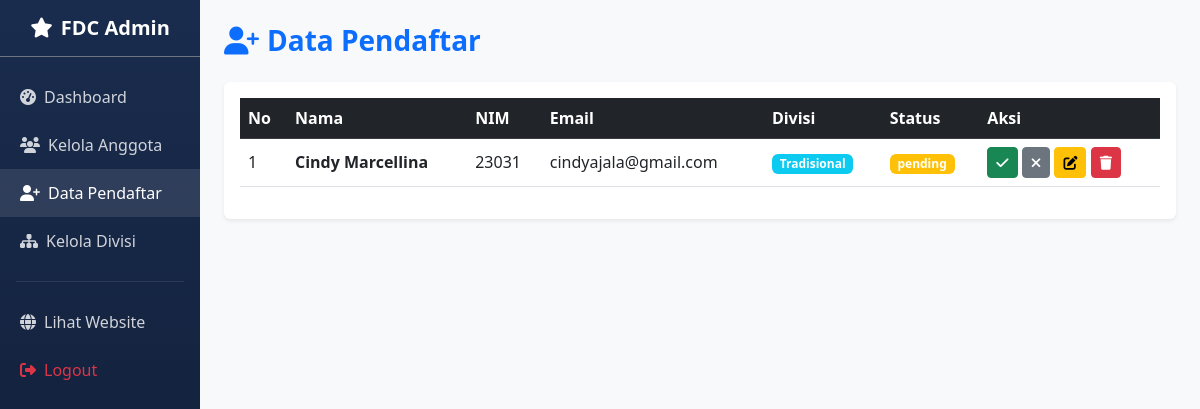
Screenshot of /admin/pendaftar.php (signed in) with the database file from the repository.
### tables this page shows
CREATE TABLE `tabel_pendaftar` (
  `id` int(11) NOT NULL AUTO_INCREMENT,
  `nama_lengkap` varchar(100) NOT NULL,
  `nim` varchar(20) NOT NULL,
  `email` varchar(100) NOT NULL,
  `jurusan` varchar(50) NOT NULL,
  `divisi_id` int(11) NOT NULL,
  `alasan_bergabung` text NOT NULL,
  `status` enum('pending','diterima','ditolak') DEFAULT 'pending',
  `tanggal_daftar` timestamp DEFAULT current_timestamp(),
  PRIMARY KEY (`id`),
  CONSTRAINT `fk_pendaftar_divisi` FOREIGN KEY (`divisi_id`) REFERENCES `tabel_divisi` (`id`) ON DELETE CASCADE
);

CREATE TABLE `tabel_divisi` (
  `id` int(11) NOT NULL AUTO_INCREMENT,
  `nama_divisi` varchar(100) NOT NULL,
  `deskripsi` text DEFAULT NULL,
  PRIMARY KEY (`id`)
);

### admin/pendaftar.php (the view, shortened to what this page needs)
<?php
include '../includes/db.php';
$pendaftar = $pdo->query("SELECT p.*, d.nama_divisi FROM tabel_pendaftar p
    LEFT JOIN tabel_divisi d ON p.divisi_id = d.id ORDER BY p.id DESC")->fetchAll();
?>
<!DOCTYPE html>
<html lang="id">
<head>
    <link href="https://cdn.jsdelivr.net/npm/bootstrap@5.3.0/dist/css/bootstrap.min.css" rel="stylesheet">
    <link rel="stylesheet" href="https://cdnjs.cloudflare.com/ajax/libs/font-awesome/6.4.0/css/all.min.css">
</head>
<body>
<div class="container-fluid">
    <div class="row">
        <?php include 'includes/sidebar.php'; ?>
        <main class="col-md-9 col-lg-10 px-4 py-4">
            <h1 class="h3 fw-bold text-primary mb-4"><i class="fa-solid fa-user-plus me-2"></i>Data Pendaftar</h1>
            <div class="card shadow-sm border-0">
                <div class="card-body">
                    <div class="table-responsive">
                        <table class="table table-hover align-middle">
                            <thead class="table-dark">
                                <tr><th>No</th><th>Nama</th><th>NIM</th><th>Email</th><th>Divisi</th><th>Status</th><th>Aksi</th></tr>
                            </thead>
                            <tbody>
                                <?php $no=1; foreach($pendaftar as $row): ?>
                                <tr>
                                    <td><?= $no++ ?></td>
                                    <td class="fw-bold"><?= htmlspecialchars($row['nama_lengkap']) ?></td>
                                    <td><?= $row['nim'] ?></td>
                                    <td><?= $row['email'] ?></td>
                                    <td><span class="badge bg-info"><?= $row['nama_divisi'] ?></span></td>
                                    <td>
                                        <?php
                                        $badge = ['pending'=>'warning','diterima'=>'success','ditolak'=>'danger'];
                                        echo '<span class="badge bg-'.$badge[$row['status']].'">'.$row['status'].'</span>';
                                        ?>
                                    </td>
                                    <td>
                                        <a href="?status=diterima&id=<?= $row['id'] ?>" class="btn btn-sm btn-success" title="Terima"><i class="fa-solid fa-check"></i></a>
                                        <a href="?status=ditolak&id=<?= $row['id'] ?>" class="btn btn-sm btn-secondary" title="Tolak"><i class="fa-solid fa-times"></i></a>
                                        <a href="?edit=<?= $row['id'] ?>" class="btn btn-sm btn-warning"><i class="fa-solid fa-edit"></i></a>
                                        <a href="?hapus=<?= $row['id'] ?>" class="btn btn-sm btn-danger" onclick="return confirm('Hapus?')"><i class="fa-solid fa-trash"></i></a>
                                    </td>
                                </tr>
                                <?php endforeach; ?>
                            </tbody>
                        </table>
                    </div>
                </div>
            </div>
        </main>
    </div>
</div>
</body>
</html>

### admin/pendaftar.php (style rules this page uses)
body { background: #f8f9fa; }

### rows the page displays
tabel_pendaftar: nama_lengkap "Cindy Marcellina", nim "23031", email "cindyajala@gmail.com", divisi.nama_divisi "Tradisional", status "pending"
